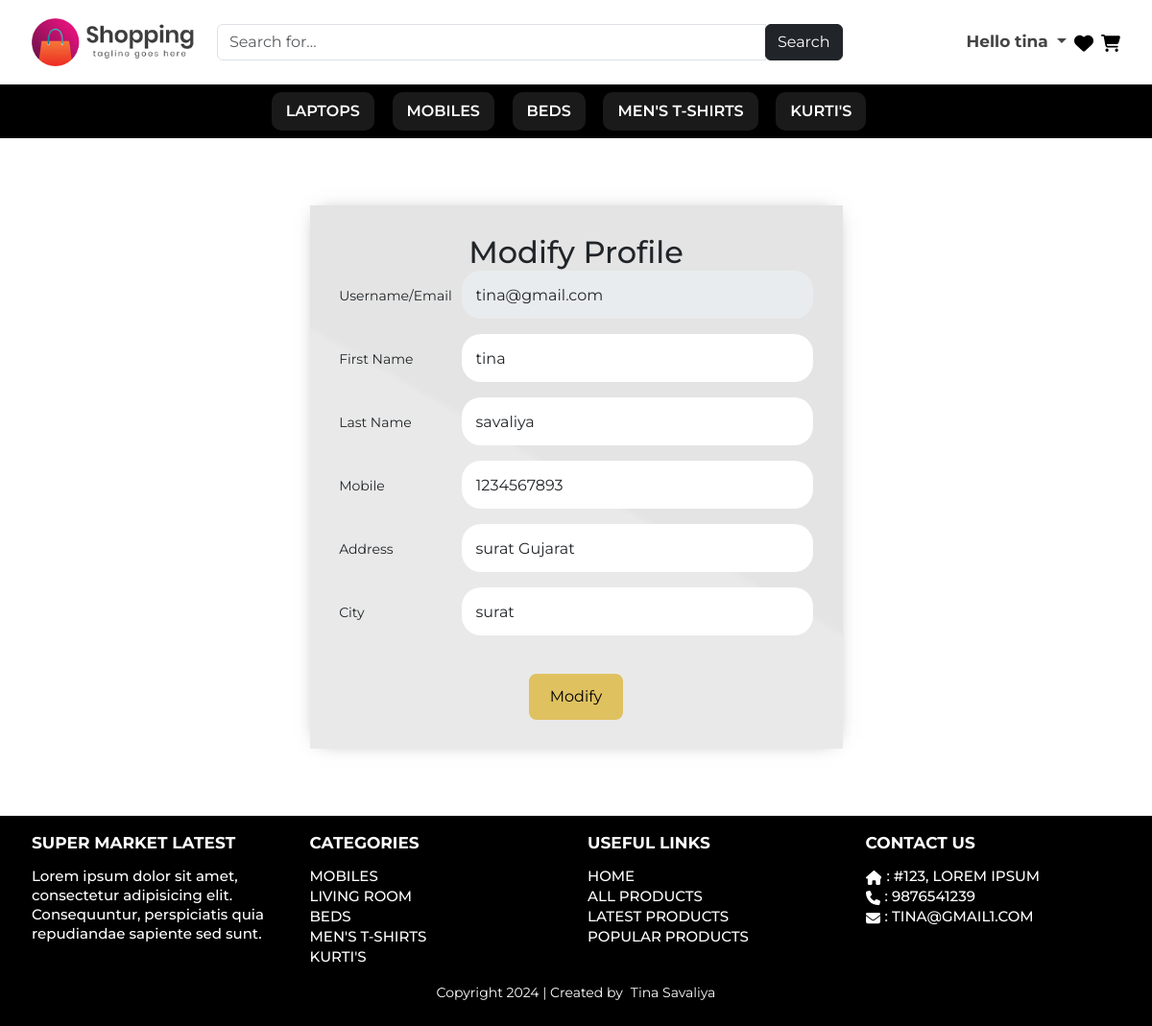
/edit_user.php?user=1 (signed in), run on the app's committed database.
### tables this page shows
CREATE TABLE IF NOT EXISTS `options` (
  `s_no` int NOT NULL AUTO_INCREMENT,
  `site_name` varchar(100) NOT NULL,
  `site_title` varchar(100) DEFAULT NULL,
  `site_logo` varchar(100) NOT NULL,
  `site_desc` varchar(255) DEFAULT NULL,
  `footer_text` varchar(100) NOT NULL,
  `currency_format` varchar(20) NOT NULL,
  `contact_phone` varchar(15) DEFAULT NULL,
  `contact_email` varchar(100) DEFAULT NULL,
  `contact_address` varchar(255) DEFAULT NULL,
  PRIMARY KEY (`s_no`)
);

CREATE TABLE IF NOT EXISTS `sub_categories` (
  `sub_cat_id` int NOT NULL AUTO_INCREMENT,
  `sub_cat_title` varchar(100) NOT NULL,
  `cat_parent` int NOT NULL,
  `cat_products` int NOT NULL DEFAULT '0',
  `show_in_header` tinyint NOT NULL DEFAULT '1',
  `show_in_footer` tinyint NOT NULL DEFAULT '1',
  PRIMARY KEY (`sub_cat_id`)
);

CREATE TABLE IF NOT EXISTS `user` (
  `user_id` int NOT NULL AUTO_INCREMENT,
  `f_name` varchar(50) NOT NULL,
  `l_name` varchar(50) NOT NULL,
  `username` varchar(50) NOT NULL,
  `email` varchar(50) NOT NULL,
  `password` varchar(50) NOT NULL,
  `mobile` varchar(15) NOT NULL,
  `address` text NOT NULL,
  `city` text NOT NULL,
  `user_role` int DEFAULT '1',
  PRIMARY KEY (`user_id`)
);

### config.php (called while the page is built, shortened)
<?php
$hostname = "http://localhost/online-shopping";
?>

### edit_user.php (the view, shortened to what this page needs)
<?php
include 'config.php';
if(isset($_SESSION['user_id']) && $_SESSION['user_role'] == 'user') {
include 'header.php'; ?>
<div id="user_profile-content" class="section-padding">
    <div class="container">
        <div class="row justify-content-center">
            <div class="col-md-offset-3 col-md-6">
                <?php
                $user = $_GET['user'];
                $users = "SELECT * FROM user WHERE user_id = $user";
                $row = mysqli_query($conn, $users) or die("Query failed");
                $result = mysqli_fetch_all($row, MYSQLI_ASSOC);
                if(count($result) > 0) { ?>
                    <form id="modify-user" method="POST" autocomplete="on">
                        <div class="signup_form">
                            <h2>Modify Profile</h2>
                            <?php foreach($result as $row){ ?>
                                <div class="form-group mb-lg-3 mb-2">
                                <label>Username/Email</label>
                                <input type="text" class="form-control" placeholder="Username"
                                       value="<?php echo $row['username']; ?>" disabled requried>
                            </div>
                            <div class="form-group mb-lg-3 mb-2">
                                <label>First Name</label>
                                <input type="text" name="f_name" class="form-control first_name"
                                       placeholder="First Name" value="<?php echo $row['f_name']; ?>"autocomplete="on" id="f_name">
                            </div>
                            <div class="form-group mb-lg-3 mb-2">
                                <label>Last Name</label>
                                <input type="text" name="l_name" class="form-control last_name" placeholder="Last Name"
                                       value="<?php echo $row['l_name']; ?>" requried>
                            </div>
                            <div class="form-group mb-lg-3 mb-2">
                                <label>Mobile</label>
                                <input type="phone" name="mobile" class="form-control mobile" placeholder="Mobile"
                                       value="<?php echo $row['mobile']; ?>" requried>
                            </div>
                            <div class="form-group mb-lg-3 mb-2">
                                <label>Address</label>
                                <input type="text" name="address" class="form-control address" placeholder="Address"
                                       value="<?php echo $row['address']; ?>" requried>
                            </div>
                            <div class="form-group mb-lg-3 mb-2">
                                <label>City</label>
                                <input type="text" name="city" class="form-control city" placeholder="City" value="<?php echo $row['city']; ?>" requried>
                            </div>
                            <input type="submit" name="signup" class="btn btn-golden mt-lg-4 mt-2" value="Modify"/>
                        <?php  } ?>
                        </div>
                    </form>
                <?php } ?>
            </div>
        </div>
    </div>
</div>
<?php include 'footer.php';
}
?>

### header.php (shortened to what this page needs)
<!DOCTYPE html>
<html lang="en">
<head>
    <link rel="stylesheet" href="https://cdnjs.cloudflare.com/ajax/libs/slick-carousel/1.9.0/slick.min.css" />
    <link rel="stylesheet" href="https://cdnjs.cloudflare.com/ajax/libs/bootstrap/5.3.3/css/bootstrap.min.css" />
    <link rel="stylesheet" href="./css/stylesheet.css?v=<?php echo time(); ?>">
</head>
<body>
    <div id="header">
        <div class="container">
            <div class="row align-items-center">
                <div class="col-md-2">
                    <?php
                    include "config.php";
                    $sql = "select site_logo, site_name from options";
                    $result = mysqli_query($conn, $sql) or die("Query Failed");
                    $row = mysqli_fetch_assoc($result);
                    if (!empty($row['site_logo'])) { ?>
                        <a href="<?php echo $hostname; ?>" class="logo-img desktop-logo"><img src="images/<?php echo $row['site_logo']; ?>" alt="desktop logo"></a>
                    <?php } else { ?>
                        <a href="<?php echo $hostname; ?>" class="logo"><?php echo $row['site_name']; ?></a>
                    <?php } ?>
                </div>
                <div class="col-md-7 col-12">
                    <form action="search.php" method="GET">
                        <div class="search-wrapper search">
                            <div class="search-main">
                                <div class="input-group">
                                    <input type="text" class="form-control" name="search" placeholder="Search for...">
                                    <span class="input-group-btn">
                                        <input class="btn btn-dark" type="submit" value="Search" />
                                    </span>
                                </div>
                            </div>
                        </div>
                    </form>
                </div>
                <div class="col-md-3 d-flex user-profile-menu align-items-center justify-content-end">
                    <ul class="header-info d-flex align-items-center gap-2">
                        <li class="">
                            <a class="dropdown-toggle text-gray fs-17 fw-700" href="#" type="button" data-bs-toggle="dropdown" aria-expanded="false">
                                <?php
                                if (isset($_SESSION["user_role"])) { ?>
                                    Hello <?php echo $_SESSION["username"]; ?>
                                <?php  } else { ?>
                                    <svg xmlns="http://www.w3.org/2000/svg" viewBox="0 0 448 512" height="19px" width="19px">
                                        <path d="M224 256A128 128 0 1 0 224 0a128 128 0 1 0 0 256zm-45.7 48C79.8 304 0 383.8 0 482.3C0 498.7 13.3 512 29.7 512H418.3c16.4 0 29.7-13.3 29.7-29.7C448 383.8 368.2 304 269.7 304H178.3z" />
                                    </svg>
                                <?php  } ?>
                            </a>
                        </li>
                        <li>
                            <a href="wishlist.php">
                            </a>
                        </li>
                        <li>
                            <a href="cart.php">
                            </a>
                        </li>
                    </ul>
                </div>
                <div class="col-lg-none col-md-7">
                    <ul class="d-flex position-absolute responsive-icon p-2">
                    </ul>
                </div>
            </div>
        </div>
    </div>
    <div id="header-menu" class="bg-black">
        <div class="container-fluid">
            <ul class="menu-list">
                <?php
                $sql1 = "SELECT cat_products, sub_cat_id, sub_cat_title FROM sub_categories WHERE cat_products > 0 AND show_in_header = '1'";
                $result1 = mysqli_query($conn, $sql1) or die("Query Failed");
                if (mysqli_num_rows($result1) > 0) {
                    while ($row1 = mysqli_fetch_assoc($result1)) { ?>
                        <li><a href="category.php?cat=<?php echo $row1['sub_cat_id']; ?>"><?php echo $row1['sub_cat_title']; ?></a></li>
                <?php }
                }
                ?>
            </ul>
        </div>
    </div>

### footer.php (shortened to what this page needs)
<div id="footer" class="float-start w-100 bg-black py-lg-3 py-2">
    <div class="container">
        <div class="row">
            <div class="col-md-3">
                <?php
                $sql1 = "SELECT site_name, footer_text, site_desc, contact_phone, contact_email, contact_address FROM options";
                $row = mysqli_query($conn, $sql1) or die("Query Failed");
                $result = mysqli_fetch_assoc($row); ?>
                <h3><?php echo $result['site_name']; ?></h3>
                <p><?php echo $result['site_desc']; ?></p>
            </div>
            <div class="col-md-3">
                <h3 class="fs-20 fw-700">Categories</h3>
                <ul class="menu-list pb-lg-3 pb-2">
                    <?php
                    $sql2 = "select * from sub_categories where cat_products > 0 AND show_in_footer ='1'";
                    $result2 = mysqli_query($conn, $sql2) or die("Query Failed");
                    if (mysqli_num_rows($result2) > 0) {
                        while ($res = mysqli_fetch_assoc($result2)) { ?>
                            <li><a href="category.php?cat=<?php echo $res['sub_cat_id']; ?>"><?php echo $res['sub_cat_title']; ?></a></li>
                    <?php }
                    } ?>
                </ul>
            </div>
            <div class="col-md-3 col-12">
                <h3>Useful Links</h3>
                <ul class="menu-list pb-lg-3 pb-2">
                    <li><a href="<?php echo $hostname; ?>">Home</a></li>
                    <li><a href="all_products.php">All Products</a></li>
                    <li><a href="latest_products.php">Latest Products</a></li>
                    <li><a href="popular_products.php">Popular Products</a></li>
                </ul>
            </div>
            <div class="col-md-3 col-12">
                <h3>Contact Us</h3>
                <ul class="menu-list pb-lg-3 pb-2">
                    <?php if (!empty($result['contact_address'])) { ?>
                        <li><span>: <?php echo $result['contact_address']; ?></span></li>
                    <?php } ?>
                    <?php if (!empty($result['contact_phone'])) { ?>
                        <li></i><span>: <?php echo $result['contact_phone']; ?></span></li>
                    <?php } ?>
                    <?php if (!empty($result['contact_email'])) { ?>
                        <li><span>: <?php echo $result['contact_email']; ?></span></li>
                    <?php } ?>
                </ul>
            </div>
            <div class="col-md-12">
                <span class="text-white text-center d-flex align-items-center justify-content-center pb-2"><?php echo $result['footer_text'] ?> | Created by <a href="https://www.yahoobaba.net" target="_blank" class="text-white ms-2"> Tina Savaliya</a></span>
            </div>
        </div>
    </div>
</div>
</body>
</html>

### css/stylesheet.css (style rules this page uses)
* { outline: none !important; -webkit-box-sizing: border-box; box-sizing: border-box; }
ul, ol { padding: 0px; margin: 0px; }
ul li, ol li { list-style-type: none; margin: 0; padding: 0; }
p, h1, h2, h3, h4, h5, h6 { padding: 0; margin: 0; }
a, a:hover, a:focus, a:active { outline: none !important; text-decoration: none; }
body { font-family: "Montserrat", sans-serif; font-size: 14px; }
img { max-width: 100%; display: block; }
.container { max-width: 1174px; padding: 0 20px; margin: auto; }
.section-padding { padding: 70px 0; float: left; width: 100%; }
.text-gray { color: #444; }
.btn-golden { background-color: #dfc160; padding: 10px 20px; border-radius: 8px; border: 2px solid #dfc160; color: #000; -webkit-transition: all 0.5s; -o-transition: all 0.5s; transition: all 0.5s; }
.fs-20 { font-size: 20px; }
.fs-17 { font-size: 17px; }
.fw-700 { font-weight: 700; }
#header .header-info li a { position: relative; }
#header { padding-top: 15px; padding-bottom: 15px; }
#header-menu .menu-list { padding: 8px 15px; text-align: center; }
#header-menu .menu-list li { display: inline-block; }
#header-menu .menu-list li a { color: #fff; background-color: rgba(255, 255, 255, 0.1); font-size: 16px; font-weight: 600; text-transform: uppercase; padding: 8px 15px; margin: 0 15px 0 0; border-radius: 10px; display: block; transition: all 0.3s; text-decoration: none; }
#footer .menu-list li span, #footer .menu-list li a, #footer p { color: #fff; font-size: 15px; line-height: 20px; font-weight: 500; }
#footer .menu-list li span { margin-left: 5px; }
#footer h3 { color: #fff; font-size: 17px; line-height: 25px; margin-bottom: 10px; font-weight: 700; }
#footer .menu-list li span, #footer .menu-list li a, #footer h3 { text-transform: uppercase; display: inline-block; }
#footer h3::after { content: ""; display: block; background-color: #fff; height: 2px; width: 0; margin: 5px 0 0; transition: all 0.2s ease-out; margin: auto; }
.search-wrapper { padding: 10px 0; }
.admin-login-form, .signup_form { text-align: center; padding: 30px 30px; background: linear-gradient(30deg, #e9e9e9 49%, #e4e4e4 50%); box-shadow: 0 0 20px -10px rgba(0, 0, 0, 0.5); }
.admin-login-form label, .customer_login label, .signup_form label { width: 25%; text-align: left; display: inline-block; }
.admin-login-form .form-control, .customer_login .form-control, .signup_form .form-control { width: 74%; display: inline-block; border: none; padding: 15px 15px; height: 50px; border-radius: 20px; }
.responsive-icon { position: absolute; top: 0; right: 0; gap: 5px; }

### data on the page
options: site_logo (picture), site_name "SUPER MARKET LATEST", site_desc "Lorem ipsum dolor sit amet, consectetur adipisicing elit. Consequuntur, perspiciatis quia repudiandae sapiente sed sunt.", contact_address "#123, LOREM IPSUM", contact_phone "9876541239", contact_email "TINA@GMAIL1.COM", footer_text "Copyright 2024"
sub_categories: sub_cat_title "LAPTOPS"
sub_categories: sub_cat_title "MOBILES"
sub_categories: sub_cat_title "BEDS"
sub_categories: sub_cat_title "MEN'S T-SHIRTS"
sub_categories: sub_cat_title "KURTI'S"
user: username "tina@gmail.com", f_name "tina", l_name "savaliya", mobile "1234567893", address "surat Gujarat", city "surat"
sub_categories: sub_cat_title "LIVING ROOM"

### other printed values
$_SESSION["username"] "tina"
